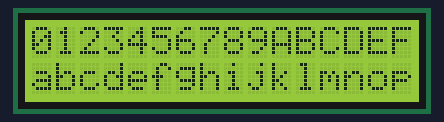
Simulated run of this sketch. Board: Arduino Uno, built with avr-gcc and run on an emulated ATmega328P. On the bench: 16×2 character LCD. What the sketch prints to the serial monitor is not drawn.

Above: at 0.3 s.
At 5.3 s:
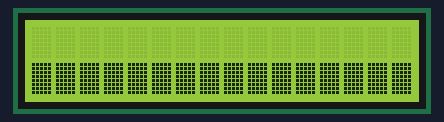
At 10.3 s:
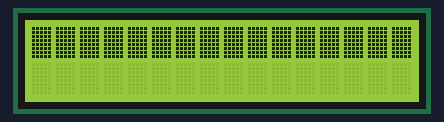
At 15.4 s:
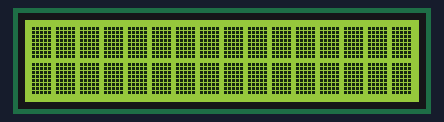

The sketch:

LCD1602_Hello_Charles.ino
```cpp
// LCD1602_Hello_Charles.ino（逐行测试版）
// 逐行测试 LCD 的两行是否都能显示
// 上传后打开串口监视器（波特率 9600），按提示逐段观察屏幕

// ============ 接线方式（LCD1602 + I2C 转换板 -> Arduino Uno/Nano）============
//   LCD 模块接口    接到 Arduino 引脚
//   GND          -> GND
//   VCC          -> 5V
//   SDA          -> A4
//   SCL          -> A5
// ---------------------------------------------------------------------------
//   其他板子的 I2C 引脚（SDA / SCL）：
//   Mega 2560    -> 20 / 21
//   Leonardo/Micro -> D2 / D3
//   Uno R4       -> A4 / A5（或靠近 USB 口的专用 I2C 排针）
// ---------------------------------------------------------------------------
//   注意事项：
//   1. VCC 接 5V，不要接 3.3V，否则屏幕可能不亮或对比度不对。
//   2. 屏幕不亮或只有背光没字：先调模块背后的小蓝电位器（对比度），
//      再用 I2C_Scanner 项目扫地址（常见 0x27 或 0x3F），改下面 lcd 的地址。
// ============================================================================

#include <Wire.h>
#include <LiquidCrystal_I2C.h>

LiquidCrystal_I2C lcd(0x27, 16, 2);

void setup() {
  Serial.begin(9600);
  Wire.begin();
  delay(100);

  Serial.println("========== LCD1602 逐行测试 ==========");

  // ---- 先扫描 I2C，确认通信 ----
  byte found = 0;
  for (byte addr = 1; addr < 127; addr++) {
    Wire.beginTransmission(addr);
    if (Wire.endTransmission() == 0) {
      Serial.print("找到设备 0x");
      if (addr < 16) Serial.print("0");
      Serial.println(addr, HEX);
      if (found == 0) found = addr;
    }
  }
  if (found == 0) {
    Serial.println("未找到 I2C 设备！");
    return;
  }

  lcd.init();
  lcd.backlight();

  // ---- 测试 1：第一行数字、第二行字母 ----
  lcd.clear();
  lcd.setCursor(0, 0);
  lcd.print("0123456789ABCDEF");
  lcd.setCursor(0, 1);
  lcd.print("abcdefghijklmnop");
  Serial.println("[T1] 第1行应显示: 0123456789ABCDEF");
  Serial.println("[T1] 第2行应显示: abcdefghijklmnop");
  delay(5000);

  // ---- 测试 2：只写第 2 行（底部）方块 ----
  lcd.clear();
  lcd.setCursor(0, 1);
  for (int i = 0; i < 16; i++) {
    lcd.write(0xFF);
  }
  Serial.println("[T2] 只写第2行: 底部应显示 16 个方块，顶部应空白");
  delay(5000);

  // ---- 测试 3：只写第 1 行（顶部）方块 ----
  lcd.clear();
  lcd.setCursor(0, 0);
  for (int i = 0; i < 16; i++) {
    lcd.write(0xFF);
  }
  Serial.println("[T3] 只写第1行: 顶部应显示 16 个方块，底部应空白");
  delay(5000);

  // ---- 测试 4：满屏方块 ----
  lcd.clear();
  for (int row = 0; row < 2; row++) {
    lcd.setCursor(0, row);
    for (int col = 0; col < 16; col++) {
      lcd.write(0xFF);
    }
  }
  Serial.println("[T4] 两行都写: 上下两行都应显示方块");
  Serial.println("=========================================");
}

void loop() {
  // 测试只运行一次
}
```

Measured:
- what the display in image 0 shows lasts 5.1 s, from 0.2 s to 5.3 s
- what the display in image 2 shows lasts 5.0 s, from 10.3 s to 15.3 s
